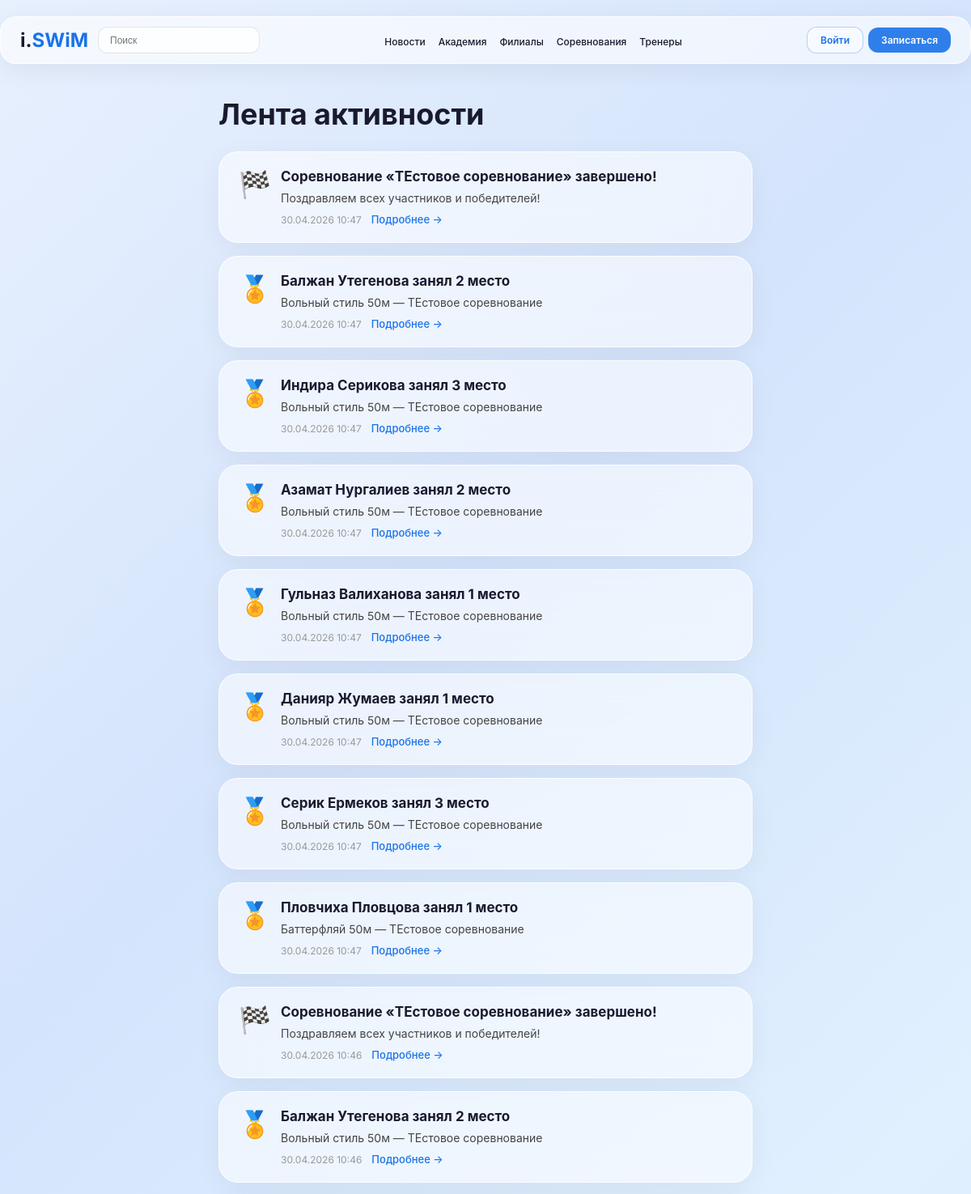
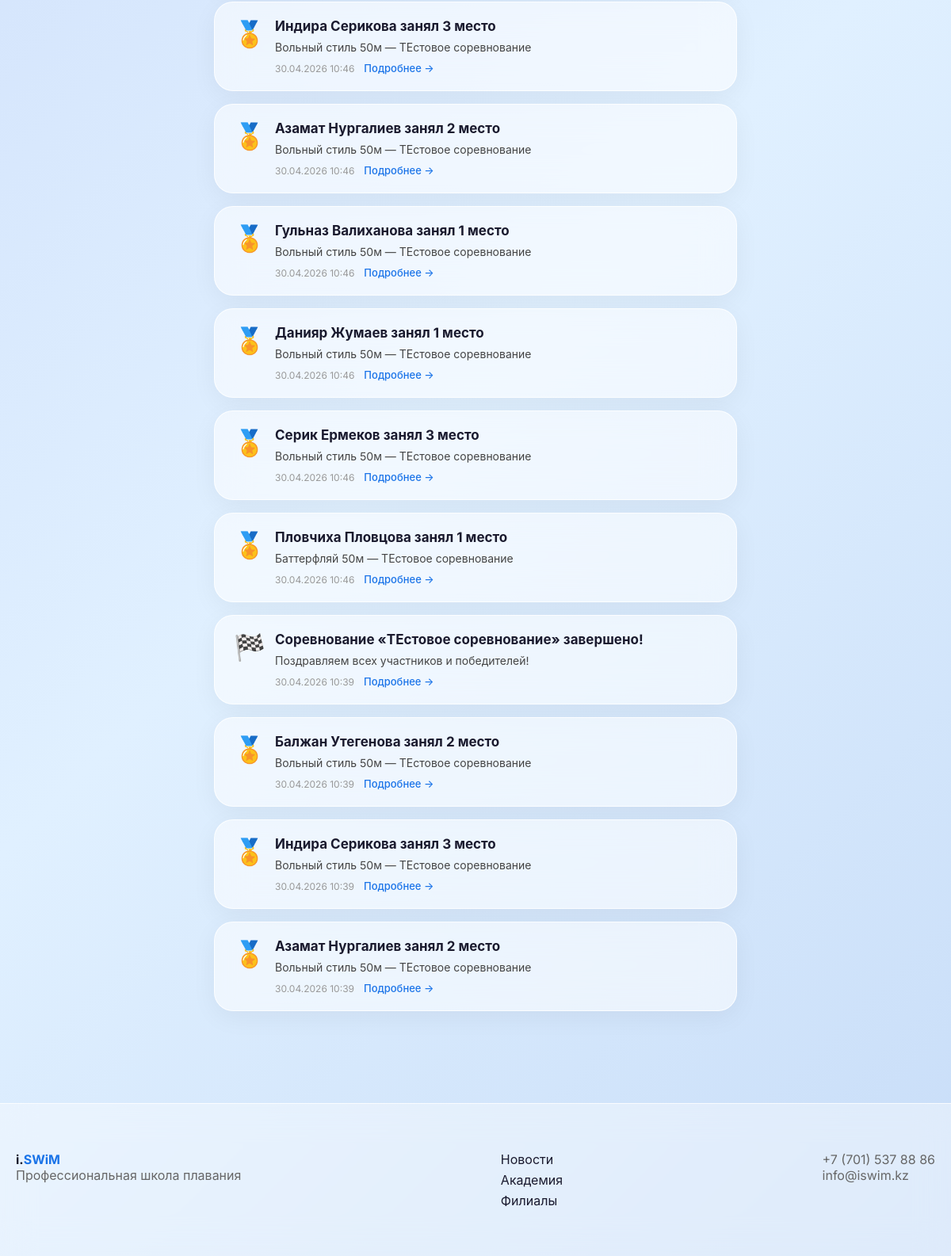
The page /activity/ on the database its author committed (2 pictures, top to bottom).
### activity/models.py (models this page shows, shortened)
class Activity(models.Model):
    ACTIVITY_TYPES = [
        ('achievement', 'Достижение'),
        ('competition', 'Соревнование'),
        ('record', 'Рекорд'),
        ('photo', 'Фото'),
        ('other', 'Другое'),
    ]
    user = models.ForeignKey(User, on_delete=models.CASCADE, related_name='activities', verbose_name='Пользователь')
    activity_type = models.CharField(max_length=20, choices=ACTIVITY_TYPES, verbose_name='Тип')
    title = models.CharField(max_length=300, verbose_name='Заголовок')
    description = models.TextField(blank=True, verbose_name='Описание')
    link = models.CharField(max_length=500, blank=True, verbose_name='Ссылка')
    created_at = models.DateTimeField(auto_now_add=True, verbose_name='Создано')
    class Meta:
        verbose_name = 'Активность'
        verbose_name_plural = 'Активности'
        ordering = ['-created_at']

### activity/views.py (the view)
# urls.py: path('activity/', ActivityListView.as_view(), name='activity_list'),
class ActivityListView(ListView):
    model = Activity
    template_name = 'activity/activity_list.html'
    context_object_name = 'activities'
    paginate_by = 20

### activity/templates/activity/activity_list.html (shortened to what this page needs)
{% extends 'core/base.html' %}
{% block content %}
<div class="container" style="max-width:700px;">
    <h1 class="page-title">Лента активности</h1>
    {% for activity in activities %}
        <div class="glass-card" style="margin-bottom:16px;padding:20px 24px;">
            <div style="display:flex;gap:12px;">
                <div style="font-size:32px;width:40px;flex-shrink:0;text-align:center;">
                    {% if activity.activity_type == 'achievement' %}🏅
                    {% elif activity.activity_type == 'record' %}⭐
                    {% elif activity.activity_type == 'competition' %}🏁
                    {% else %}📣{% endif %}
                </div>
                <div style="flex:1;min-width:0;">
                    <h3 style="font-weight:700;font-size:17px;margin:0 0 6px;">{{ activity.title }}</h3>
                    {% if activity.description %}
                        <div style="color:#444;font-size:14px;line-height:1.5;">
                            {% for line in activity.description.splitlines %}
                                {% if '|' in line %}
                                    <span style="font-family:monospace;font-size:13px;color:#666;">{{ line }}</span>
                                {% elif line|length > 0 %}
                                    {{ line }}
                                {% endif %}
                            {% endfor %}
                        </div>
                    {% endif %}
                    <div style="margin-top:8px;display:flex;align-items:center;gap:12px;">
                        <span style="font-size:12px;color:#999;">{{ activity.created_at|date:"d.m.Y H:i" }}</span>
                        {% if activity.link %}
                            <a href="{{ activity.link }}" style="font-size:13px;color:#1a73e8;text-decoration:none;font-weight:500;">Подробнее →</a>
                        {% endif %}
                    </div>
                </div>
            </div>
        </div>
    {% empty %}
        <div class="glass-card" style="text-align:center;padding:48px;">
            <p style="color:#999;font-size:16px;">Событий пока нет</p>
        </div>
    {% endfor %}
</div>
{% endblock %}

### core/templates/core/base.html (style rules this page uses)
* { margin: 0; padding: 0; box-sizing: border-box; }
body { font-family: 'Inter', -apple-system, BlinkMacSystemFont, sans-serif; background: linear-gradient(135deg, #e8f0fe 0%, #d4e4fc 30%, #e0f0ff 60%, #c8ddf8 100%); background-attachment: fixed; min-height: 100vh; color: #1a1a2e; }
.container { max-width: 1200px; margin: 0 auto; padding: 20px; }
.glass-card { background: rgba(255,255,255,0.55); backdrop-filter: blur(20px); border: 1px solid rgba(255,255,255,0.8); border-radius: 24px; padding: 32px; box-shadow: 0 8px 32px rgba(0,0,0,0.05); }
.page-title { font-size: 36px; font-weight: 700; margin-bottom: 24px; }

### rows shown on the page
Activity: title "Соревнование «ТЕстовое соревнование» завершено!", splitlines "Поздравляем всех участников и победителей!", created_at "30.04.2026 10:47"
Activity: title "Балжан Утегенова занял 2 место", splitlines "Вольный стиль 50м — ТЕстовое соревнование", created_at "30.04.2026 10:47"
Activity: title "Индира Серикова занял 3 место", splitlines "Вольный стиль 50м — ТЕстовое соревнование", created_at "30.04.2026 10:47"
Activity: title "Азамат Нургалиев занял 2 место", splitlines "Вольный стиль 50м — ТЕстовое соревнование", created_at "30.04.2026 10:47"
Activity: title "Гульназ Валиханова занял 1 место", splitlines "Вольный стиль 50м — ТЕстовое соревнование", created_at "30.04.2026 10:47"
Activity: title "Данияр Жумаев занял 1 место", splitlines "Вольный стиль 50м — ТЕстовое соревнование", created_at "30.04.2026 10:47"
Activity: title "Серик Ермеков занял 3 место", splitlines "Вольный стиль 50м — ТЕстовое соревнование", created_at "30.04.2026 10:47"
Activity: title "Пловчиха Пловцова занял 1 место", splitlines "Баттерфляй 50м — ТЕстовое соревнование", created_at "30.04.2026 10:47"
Activity: title "Соревнование «ТЕстовое соревнование» завершено!", splitlines "Поздравляем всех участников и победителей!", created_at "30.04.2026 10:46"
Activity: title "Балжан Утегенова занял 2 место", splitlines "Вольный стиль 50м — ТЕстовое соревнование", created_at "30.04.2026 10:46"
Activity: title "Индира Серикова занял 3 место", splitlines "Вольный стиль 50м — ТЕстовое соревнование", created_at "30.04.2026 10:46"
Activity: title "Азамат Нургалиев занял 2 место", splitlines "Вольный стиль 50м — ТЕстовое соревнование", created_at "30.04.2026 10:46"
Activity: title "Гульназ Валиханова занял 1 место", splitlines "Вольный стиль 50м — ТЕстовое соревнование", created_at "30.04.2026 10:46"
Activity: title "Данияр Жумаев занял 1 место", splitlines "Вольный стиль 50м — ТЕстовое соревнование", created_at "30.04.2026 10:46"
Activity: title "Серик Ермеков занял 3 место", splitlines "Вольный стиль 50м — ТЕстовое соревнование", created_at "30.04.2026 10:46"
Activity: title "Пловчиха Пловцова занял 1 место", splitlines "Баттерфляй 50м — ТЕстовое соревнование", created_at "30.04.2026 10:46"
Activity: title "Соревнование «ТЕстовое соревнование» завершено!", splitlines "Поздравляем всех участников и победителей!", created_at "30.04.2026 10:39"
Activity: title "Балжан Утегенова занял 2 место", splitlines "Вольный стиль 50м — ТЕстовое соревнование", created_at "30.04.2026 10:39"
Activity: title "Индира Серикова занял 3 место", splitlines "Вольный стиль 50м — ТЕстовое соревнование", created_at "30.04.2026 10:39"
Activity: title "Азамат Нургалиев занял 2 место", splitlines "Вольный стиль 50м — ТЕстовое соревнование", created_at "30.04.2026 10:39"
